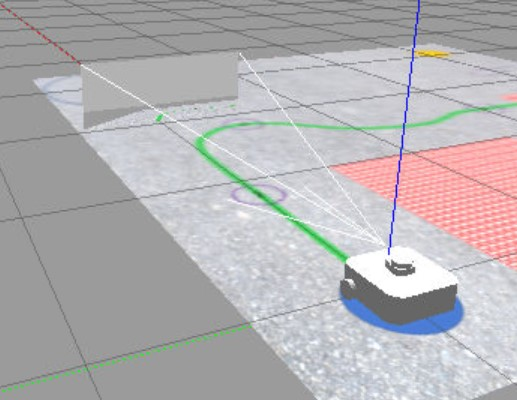
#> input picture lab8_line/images/Greenline2.jpg, 517 x 400 px
$ python logist_reg.py ../images/Greenline2.jpg ../images/Slide_Ground_Point.jpg ../images/Slide_Ground_Point.jpg
#> lines starting #> are read from the running program, lines starting #| are printed output that depends on the picture
#> in fit_model_to_files, img is the input picture: shape (400, 517, 3); mean B, G, R 180, 177.8, 180
#!/usr/bin/env python
'''
    Logistic Regression
    To solve for a pixel-wise logistic regression model, do:

    python logist_reg.py trainimname trainmaskname testimname --testmask testmaskname

    Once you have solved for these parameters, you can apply them to an image with
    the apply() function.  This outputs a probability image for pixels in the image.

    Daniel Morris, April 2020
    Copyright 2020
'''
import os
import numpy as np
import argparse
import cv2 as cv
from scipy.special import expit  # Sigmoid function
from sklearn.metrics import average_precision_score

# [48 lines left out: functions plotClassifcation, plotTargets, not called in this run]

def imread_channel( filename ):
    ''' Read in image and return first channel '''
#> called with filename = '../images/Slide_Ground_Point.jpg'
    img0 = cv.imread( filename )
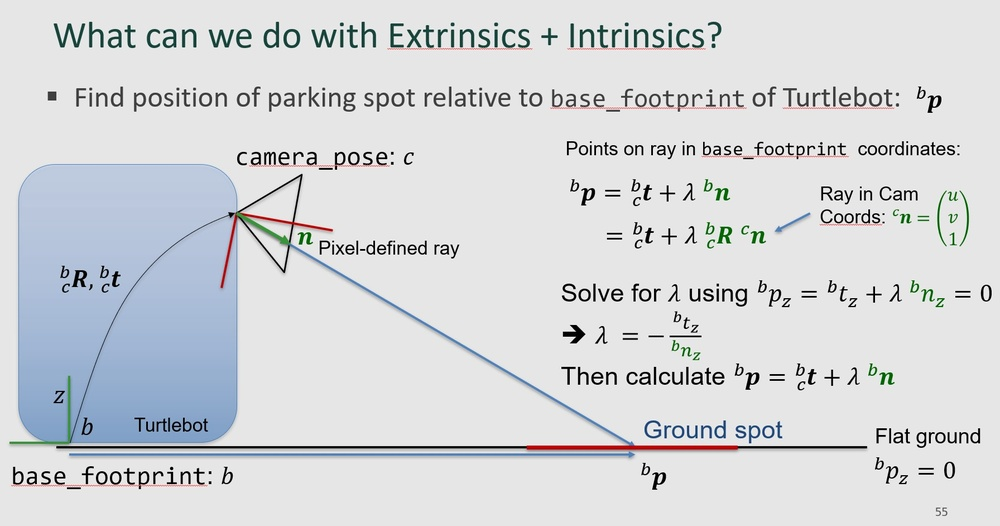
#> input picture lab8_line/images/Slide_Ground_Point.jpg, 1000 x 526 px, shrunk from 1792 x 942 before the run
#> img0 is the input picture: shape (526, 1000, 3); mean B, G, R 217.9, 214.9, 212.4
    if img0 is None:
        print('Warning, unable to read:', filename)
    if len(img0.shape)==3:
        img0 = img0[:,:,0]
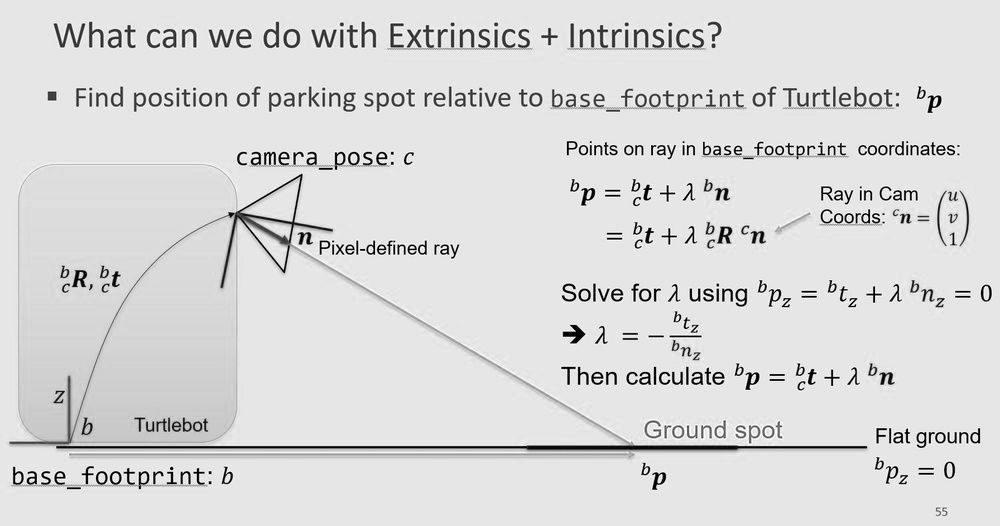
#> img0: shape (526, 1000); min 0, max 255, mean 217.9
    return img0

class LogisticReg:
    def __init__(self ):
        ''' Initialize class with zero values '''
        self.cvec = np.zeros( (1,3) )
        self.intercept = np.zeros( (1,) )

    # [7 lines left out: function set_model, not called in this run]

    def fit_model_to_files(self, img_name, mask_name, exmask_name='', mod_channels=False):
        ''' Load images from files and fit model parameters '''
        img = cv.imread( img_name )
        mask = imread_channel( mask_name )
        if img is None or mask is None:
            print('Error loading image and mask')
            print('image:', img_name)
            print('mask:', mask_name)
        if exmask_name:
            exmask = imread_channel(exmask_name)
        else:
            exmask = np.array([])
        if mod_channels:
            img = self.modify_img_channels(img)
        self.fit_model( img, mask, exmask )

    def modify_img_channels(self, img):
        hsv = cv.cvtColor(img, cv.COLOR_BGR2HSV)
        return np.concatenate( (img,hsv[:,:,:]), axis=2 )

    def fit_model(self, img, mask, exmask=np.array([]) ):
        ''' Do logistic regression to discriminate points in non-zero region of
            mask from other points in mask and save estimated logistic regression parameters
            exmask: optionally exclude some pixels from image '''
        # Only need sklearn when we fit model parameters -- Do not require this for inference, see apply()
        from sklearn.linear_model import LogisticRegression
        data = img.reshape((-1,img.shape[2])).astype(float)   # Reshape to N x 3
        label = (mask.ravel()>0).astype(int)       # Reshape to length N
        if exmask.any():                    # Optionally exclude pixels
            keep = exmask.ravel()==0
            data = data[keep,:]
            label = label[keep]
        sk_logr = LogisticRegression(class_weight='balanced',solver='lbfgs')
#> (the run stopped early here; a loop or call above may not have finished)
